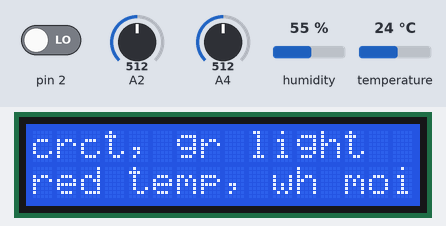
A sketch run on a simulated Arduino Uno, built with avr-gcc and run on an emulated ATmega328P. Shown: 16×2 character LCD. Inputs (shaded band) come from the test bench; at power-on: pin 2 LOW, A4 = 512, A2 = 512, humidity 55 %, temperature 24 °C. What the sketch prints to the serial monitor is not drawn.

Above: at 1.2 s.
1.3 s: pin 2 driven HIGH
At 5.2 s:
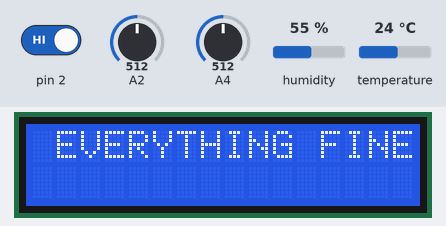
5.6 s: A4 set to 983
9.3 s: A4 set to 1019
At 13.3 s:
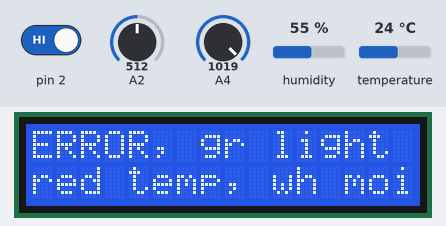
13.6 s: A4 set to 992
At 17.4 s:
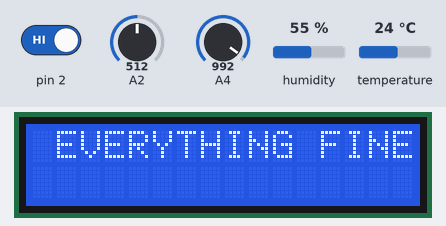
17.7 s: A4 set to 1010
At 20.5 s:
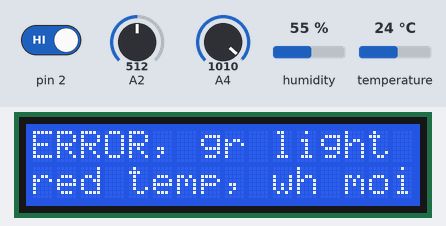
Timing chart, 0 to 22.0 s (numbered marks = the images above; inputs shaded):
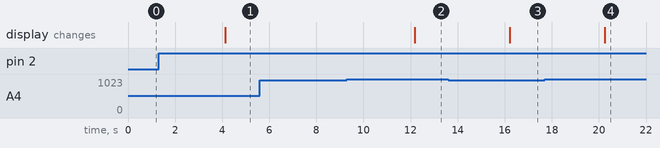

Measured:
- the behaviour switches between 1000 and 1001 on A4 (found by bisection; images 1 and 2)
- after the input at 1.3 s, the display: changes after 2.8 s (image 1)
- after the input at 5.6 s, every drawn part: stays the same
- after the input at 9.3 s, the display: changes after 2.9 s (image 2)
- after the input at 13.6 s, the display: changes after 2.6 s (image 3)
- after the input at 17.7 s, the display: changes after 2.5 s (image 4)

The sketch:

LCD_Display.ino
```cpp
// LCD DISPLAY
#include<dht.h>
#include<SoftwareSerial.h>
#include<LiquidCrystal.h>

#define dht_apin A0
dht DHT;

const int rs =12 , en =11 , d4 =4 , d5 =5 , d6 =6 , d7 =7 ;
LiquidCrystal lcd(rs , en , d4 , d5 , d6 , d7 );

void setup() {
  // put your setup code here, to run once:

  Serial.begin(9600);

  lcd.begin(16,2);
  lcd.clear();

  pinMode(2,INPUT);


}

void loop() {
  // put your main code here, to run repeatedly:


     DHT.read11(dht_apin);
     int mois = analogRead(A2);
     int light = analogRead(A4);
     int temp = DHT.temperature;
     int humd = DHT.humidity;

      Serial.print(temp);
      Serial.println(" C");
      //bt.print("|");
      Serial.print(humd);
      Serial.println(" %");
      //bt.print("|");
      Serial.print(mois);
      Serial.println(" moisture");
      //bt.print("|");
      Serial.print(light);
      Serial.println(" light");


    if( digitalRead(2) == HIGH ){
          if(mois > 5000 || light > 1000 )
        {
          lcd.clear();
          lcd.print("ERROR, gr light");
          lcd.setCursor(0, 1);
          lcd.print("red temp, wh mois");
          Serial.print("HIGH");

          }
          else {
      lcd.clear();
      lcd.print(" EVERYTHING FINE");
      }

      }

        if( digitalRead(2) == LOW ){
          if (mois > 300 || light > 300 )
        {
          lcd.clear();
          lcd.print("crct, gr light"); //WHEAT
          lcd.setCursor(0, 1);
          lcd.print("red temp, wh mois");
          Serial.print("LOW");

          }
else {
      lcd.clear();
      lcd.print(" EVERYTHING FINE");
      }
       }


     delay(4000);


}
```
